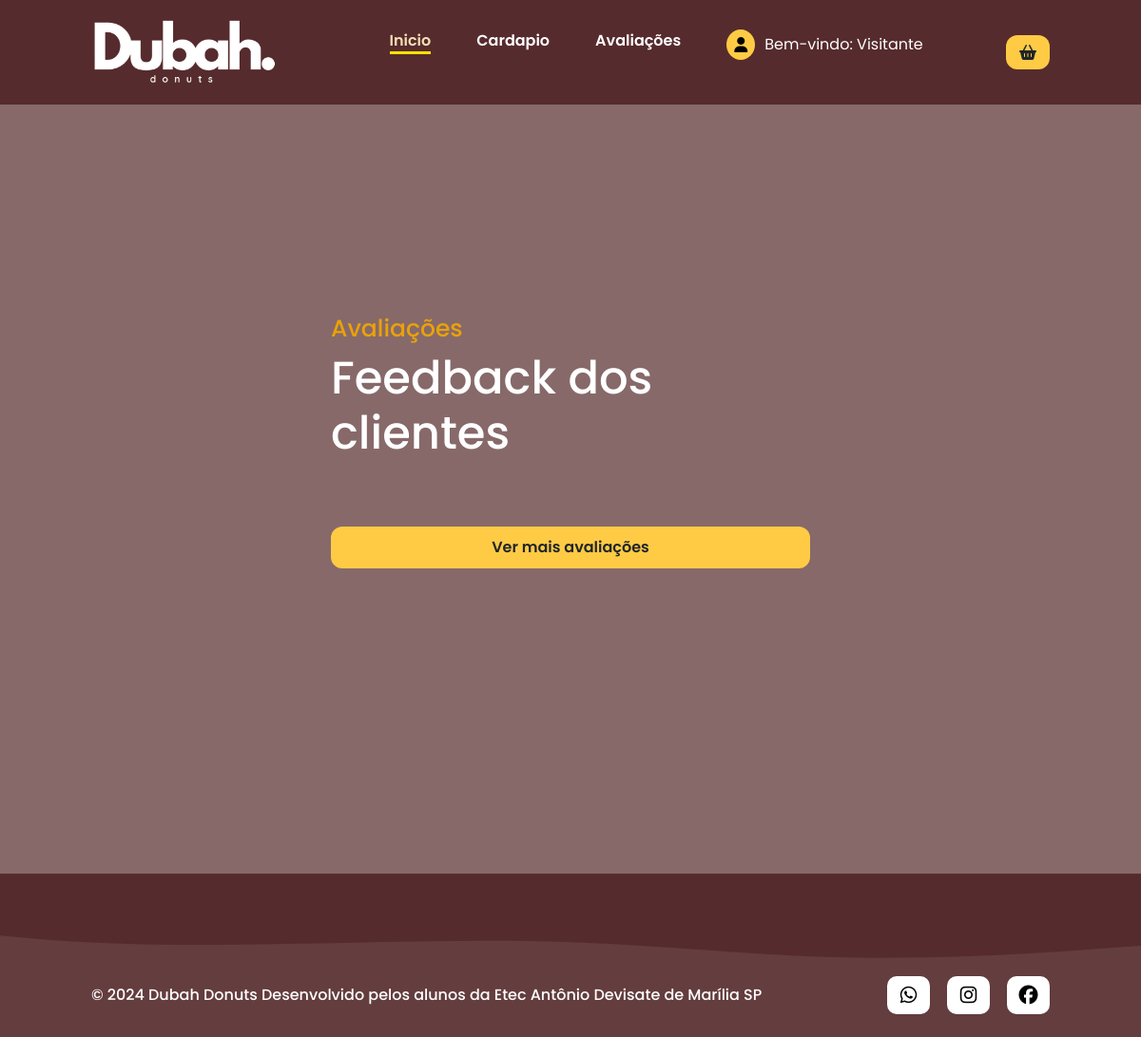
Before: /tcc/index.php?pag=feedback with the older database file.
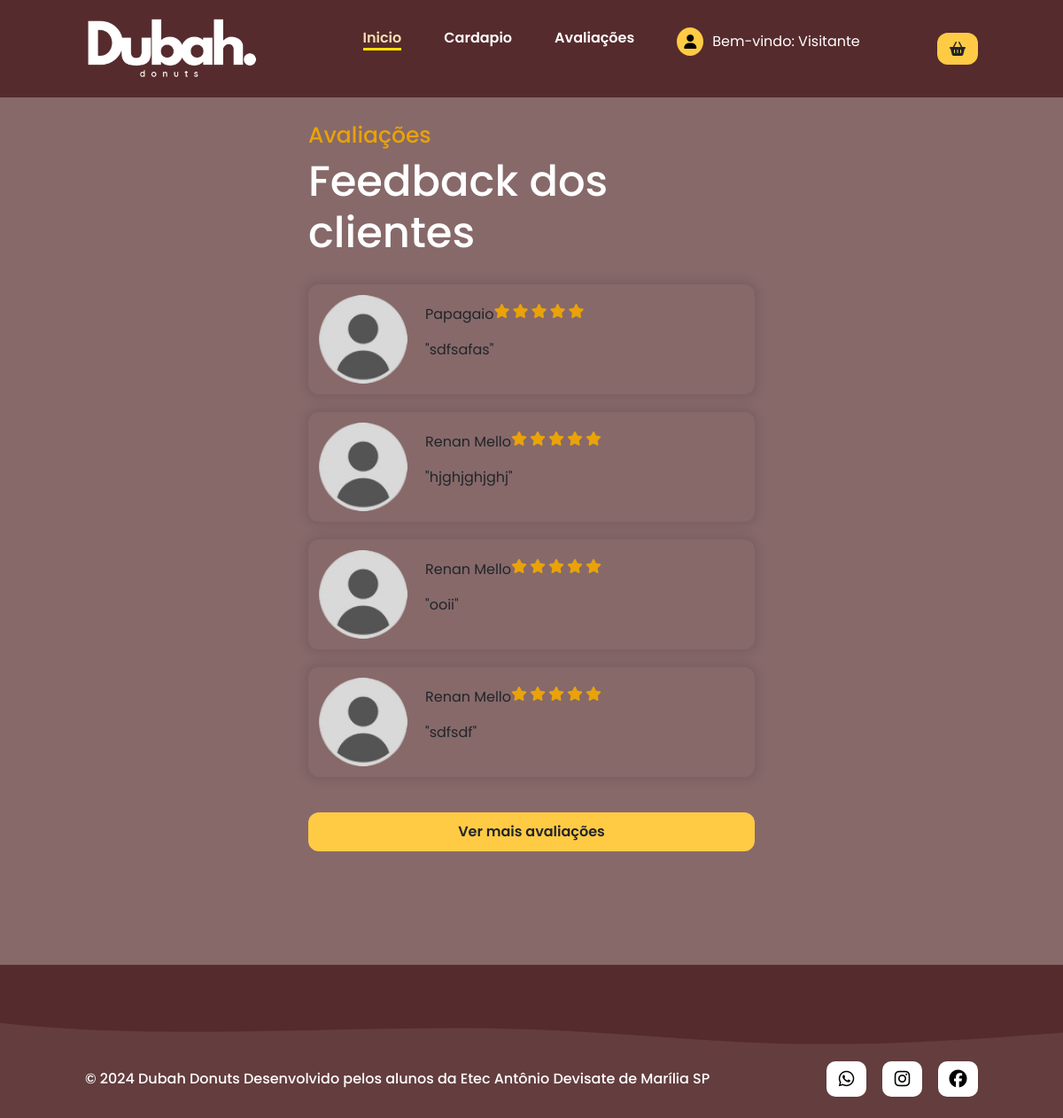
After: the same page with the newer database file.
### tables this page shows
CREATE TABLE `feedback` (
  `id_feedback` int(11) NOT NULL,
  `id_cliente` int(11) NOT NULL,
  `feedback` text NOT NULL,
  `data` datetime NOT NULL
);

CREATE TABLE `cliente` (
  `id_cliente` int(11) NOT NULL,
  `nome` varchar(60) NOT NULL,
  `email` varchar(255) NOT NULL,
  `senha` varchar(60) NOT NULL,
  `status` int(11) NOT NULL
);

### tcc/paginas/feedback.php (the view)
<section id="testimonials">
            <div id="testimonials_content">
                <h2 class="section-title">
                    Avaliações
                </h2>
                <h3 class="section-subtitle">
                    Feedback dos clientes
                </h3>
                <div id="feedbacks">
                <?php
require_once('conexao.php');
$query = $pdo->prepare("SELECT F.*, C.nome FROM feedback F INNER JOIN cliente C ON F.id_cliente=C.id_cliente ORDER BY F.id_feedback DESC ");
$query->execute();
$res = $query->fetchAll(PDO::FETCH_ASSOC);
$total = @count($res);
for($i = 0; $i<=$total-1; $i++){
    $cliente = $res[$i]['nome'];
    $feedback = $res[$i]['feedback'];
    ?>
    <div class="feedback">
                        <img src="imagens/user.png" class="feedback-avatar" alt="">
                        <div class="feedback-content">
                            <p class="nome">
                               <?=$cliente?>
                                <span class="starsback">
                                    <i class="fa-solid fa-star"></i>
                                    <i class="fa-solid fa-star"></i>
                                    <i class="fa-solid fa-star"></i>
                                    <i class="fa-solid fa-star"></i>
                                    <i class="fa-solid fa-star"></i>
                                </span>
                            </p>
                            <p>
                                "<?=$feedback?>"
                            </p>
                        </div>
                    </div>
    <?php
}
?>
                </div>
                <a href="index.php?pag=feedback" class="btn btn-default">
                    Ver mais avaliações
                </a>
            </div>
        </section>

Changed rows visible on the page:
added feedback: id_cliente.nome "Papagaio", feedback "sdfsafas"
added feedback: id_cliente.nome "Renan Mello", feedback "hjghjghjghj"
added feedback: id_cliente.nome "Renan Mello", feedback "ooii"
added feedback: id_cliente.nome "Renan Mello", feedback "sdfsdf"
